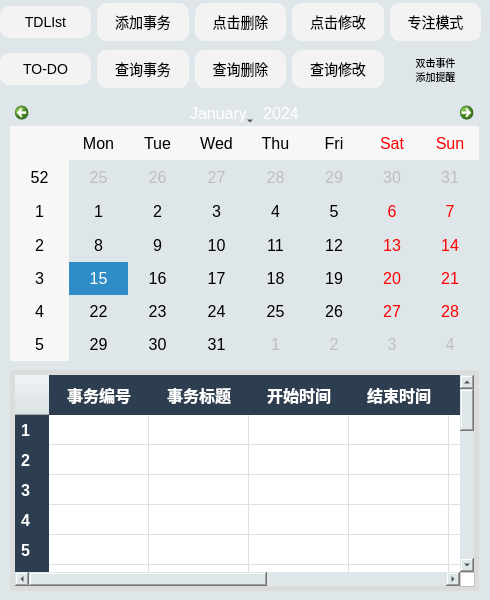
<?xml version="1.0" encoding="UTF-8"?>
<ui version="4.0">
 <class>MainWindow</class>
 <widget class="QMainWindow" name="MainWindow">
  <property name="geometry">
   <rect>
    <x>0</x>
    <y>0</y>
    <width>490</width>
    <height>600</height>
   </rect>
  </property>
  <property name="minimumSize">
   <size>
    <width>490</width>
    <height>600</height>
   </size>
  </property>
  <property name="maximumSize">
   <size>
    <width>490</width>
    <height>600</height>
   </size>
  </property>
  <property name="windowTitle">
   <string>大学生时间管理系统</string>
  </property>
  <property name="windowIcon">
   <iconset>
    <normaloff>:/C:/Users/13677/Downloads/20250506_2335_学生管理系统图标_simple_compose_01jtk3rb2reex8ecbp5vwkpme8.png</normaloff>:/C:/Users/13677/Downloads/20250506_2335_学生管理系统图标_simple_compose_01jtk3rb2reex8ecbp5vwkpme8.png</iconset>
  </property>
  <property name="styleSheet">
   <string notr="true">
QWidget {
    font-family: &quot;Microsoft YaHei&quot;;
    font-size: 12pt;
    font-weight: normal;
background-color: rgb(223, 230, 233);
}

</string>
  </property>
  <widget class="QWidget" name="centralwidget">
   <widget class="QWidget" name="widget" native="true">
    <property name="geometry">
     <rect>
      <x>0</x>
      <y>0</y>
      <width>481</width>
      <height>91</height>
     </rect>
    </property>
    <property name="styleSheet">
     <string notr="true">QPushButton {
     background-color: #f3f3f3;
    color: black;
    border: none;
      border-radius: 10px;
     padding: 8px 16px;
      font-size: 14px;
    }
    QPushButton:hover {
     background-color: #bababa;
    }
    QPushButton:pressed {
      background-color: #858585;
    }</string>
    </property>
    <layout class="QGridLayout" name="gridLayout">
     <item row="2" column="0">
      <widget class="QPushButton" name="pushButton">
       <property name="text">
        <string>TO-DO</string>
       </property>
      </widget>
     </item>
     <item row="0" column="3">
      <widget class="QPushButton" name="delTaskButton">
       <property name="text">
        <string>点击删除</string>
       </property>
      </widget>
     </item>
     <item row="2" column="3">
      <widget class="QPushButton" name="delTaskButton_2">
       <property name="text">
        <string>查询删除</string>
       </property>
      </widget>
     </item>
     <item row="2" column="1">
      <widget class="QPushButton" name="srcTaskButton">
       <property name="text">
        <string>查询事务</string>
       </property>
      </widget>
     </item>
     <item row="2" column="4">
      <widget class="QPushButton" name="srcChgButton">
       <property name="text">
        <string>查询修改</string>
       </property>
      </widget>
     </item>
     <item row="0" column="1">
      <widget class="QPushButton" name="addTaskButton">
       <property name="text">
        <string>添加事务</string>
       </property>
      </widget>
     </item>
     <item row="0" column="0">
      <widget class="QPushButton" name="tdlistButton">
       <property name="text">
        <string>TDLIst</string>
       </property>
      </widget>
     </item>
     <item row="0" column="4">
      <widget class="QPushButton" name="chgTaskButton">
       <property name="text">
        <string>点击修改</string>
       </property>
      </widget>
     </item>
     <item row="0" column="5">
      <widget class="QPushButton" name="concentrateBtn">
       <property name="text">
        <string>专注模式</string>
       </property>
      </widget>
     </item>
     <item row="2" column="5">
      <widget class="QLabel" name="label">
       <property name="styleSheet">
        <string notr="true">color: rgb(0, 0, 0);
font-size:10px;</string>
       </property>
       <property name="text">
        <string>双击事件
添加提醒</string>
       </property>
       <property name="alignment">
        <set>Qt::AlignCenter</set>
       </property>
      </widget>
     </item>
    </layout>
   </widget>
   <widget class="QCalendarWidget" name="calendarWidget">
    <property name="geometry">
     <rect>
      <x>10</x>
      <y>100</y>
      <width>469</width>
      <height>261</height>
     </rect>
    </property>
    <property name="styleSheet">
     <string notr="true">
/* 整体外观 */
QCalendarWidget {
    background-color: #fefefe;
    border: 10px solid #8e8e8e;
    border-radius: 10px;
}

/* 顶部导航栏背景 */
QWidget#qt_calendar_navigationbar {
    background-color: #2c3e50;
    border-top-left-radius: 10px;
    border-top-right-radius: 10px;
}

/* 年月切换按钮 */
QCalendarWidget QToolButton {
    font-size: 18px;
    color: #ffffff;
    background-color:#2c3e50;
    border-radius: 6px;
    padding: 5px;
}
QCalendarWidget QAbstractItemView {
    font-size: 16px;
    selection-background-color: #6BBE92;
}


QCalendarWidget QToolButton:hover {
    background-color: #2980b9;
}

/* 下拉菜单（选择月份和年份） */
QCalendarWidget QMenu {
    background-color: white;
    border: 1px solid #bbb;
    padding: 5px;
}

 日期表格字体与颜色 
QCalendarWidget QAbstractItemView {
    selection-background-color: #3498db;
    selection-color: white;
    font-size: 14px;
    gridline-color: #e0e0e0;
}

/* 鼠标悬停效果 */
QCalendarWidget QAbstractItemView::item:hover {
    background-color: #ecf0f1;
}

/* 无效日期（上月/下月的灰色数字） */
QCalendarWidget QAbstractItemView::item:disabled {
    color: #bdc3c7;
}

/* 当前选中的日期 */
QCalendarWidget QAbstractItemView::item:selected {
    background-color: #3498db;
    color: white;
    border-radius: 4px;
}

/* 今日高亮（通过 QTextCharFormat 更精细控制） *</string>
    </property>
   </widget>
   <widget class="QTableWidget" name="tableWidget">
    <property name="geometry">
     <rect>
      <x>10</x>
      <y>370</y>
      <width>469</width>
      <height>221</height>
     </rect>
    </property>
    <property name="styleSheet">
     <string notr="true">
/* 整体边框与背景 */
QTableWidget {
    background-color:#ffffff;
    border: 5px solid #dcdcdc;
    gridline-color: #e0e0e0;
    font-size: 14px;
    selection-background-color: #3498db;
    selection-color: #ffffff;
}

/* 表头（horizontalHeader） */
QHeaderView::section {
    background-color: #2c3e50;
    color: white;
    padding: 6px;
    border: none;
    font-weight: bold;
}

/* 鼠标悬停单元格（无选中时） */
QTableWidget::item:hover {
    background-color: #f1f1f1;
}

/* 单元格选中样式 */
QTableWidget::item:selected {
    background-color: #3498db;
    color: white;
}

/* 去掉焦点虚线边框 */
QTableWidget::focus {
    outline: none;
}

/* 滚动条背景 */
QScrollBar:vertical {
    background: #f0f0f0;
    width: 10px;
    margin: 0px 0px 0px 0px;
}

/* 滚动条滑块 */
QScrollBar::handle:vertical {
    background: #b1b1b1;
    min-height: 20px;
    border-radius: 5px;
}

/* 滚动条滑块悬停效果 */
QScrollBar::handle:vertical:hover {
    background: #2980b9;
}

/* 上箭头 */
QScrollBar::sub-line:vertical {
    height: 0px;
}

/* 下箭头 */
QScrollBar::add-line:vertical {
    height: 0px;
}

/* 剩余区域 */
QScrollBar::add-page:vertical, QScrollBar::sub-page:vertical {
    background: none;
}

/* 横向滚动条同理 */
QScrollBar:horizontal {
    background: #f0f0f0;
    height: 10px;
    margin: 0px 0px 0px 0px;
}

QScrollBar::handle:horizontal {
    background: #b1b1b1;
    min-width: 20px;
    border-radius: 5px;
}

QScrollBar::handle:horizontal:hover {
    background: #2980b9;
}

QScrollBar::sub-line:horizontal,
QScrollBar::add-line:horizontal {
    width: 0px;
}

QScrollBar::add-page:horizontal, QScrollBar::sub-page:horizontal {
    background: none;
}</string>
    </property>
    <property name="rowCount">
     <number>20</number>
    </property>
    <row/>
    <row/>
    <row/>
    <row/>
    <row/>
    <row/>
    <row/>
    <row/>
    <row/>
    <row/>
    <row/>
    <row/>
    <row/>
    <row/>
    <row/>
    <row/>
    <row/>
    <row/>
    <row/>
    <row/>
    <column>
     <property name="text">
      <string>事务编号</string>
     </property>
    </column>
    <column>
     <property name="text">
      <string>事务标题</string>
     </property>
    </column>
    <column>
     <property name="text">
      <string>开始时间</string>
     </property>
    </column>
    <column>
     <property name="text">
      <string>结束时间</string>
     </property>
    </column>
    <column>
     <property name="text">
      <string>优先级</string>
     </property>
    </column>
    <column>
     <property name="text">
      <string>事务状态</string>
     </property>
    </column>
    <column>
     <property name="text">
      <string>事务描述</string>
     </property>
    </column>
   </widget>
  </widget>
 </widget>
 <resources/>
 <connections/>
</ui>
